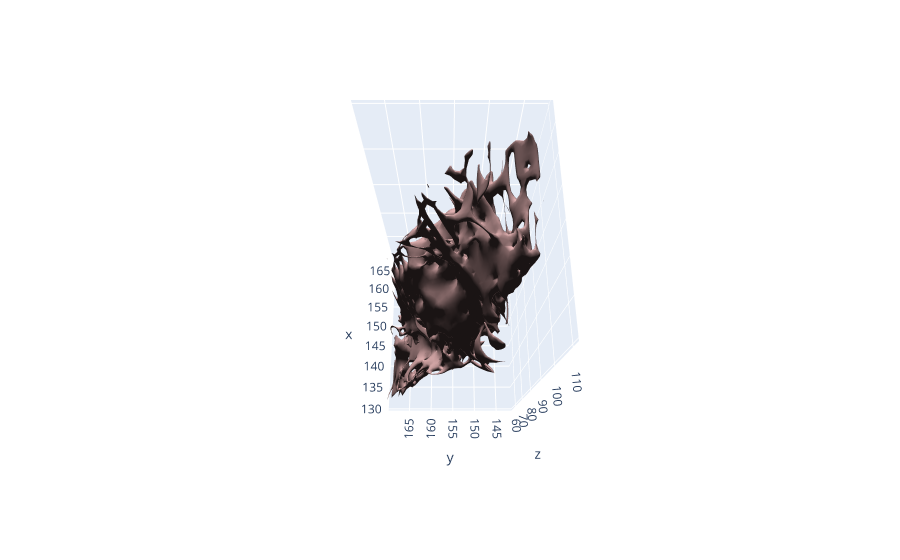

Here is the notebook cell this chart was saved with:
### Code cell
# Displays bucket file
m = dtx.convert.bucket_to_mesh(bucket[0])
cld.draw(m)

### Figure 1 — Plotly figure (JSON) as saved in the notebook; plotly's stock layout.template omitted (floating-point values rounded to 4 significant figures; data arrays with more than 128 entries replaced by an {"elided": "..."} marker saying what was removed)
{"data": [{"color": "rgb(255,200,200)", "i": {"elided": "28204 int values"}, "j": {"elided": "28204 int values"}, "k": {"elided": "28204 int values"}, "lighting": {"ambient": 0.1}, "lightposition": {"x": 0, "y": 0, "z": 0}, "opacity": 1, "type": "mesh3d", "x": {"elided": "13936 float values"}, "y": {"elided": "13936 float values"}, "z": {"elided": "13936 float values"}}], "layout": {"legend": {"itemsizing": "constant"}, "scene": {"aspectmode": "data", "camera": {"eye": {"x": -0.8, "y": 0, "z": 2}}}, "title": {"text": ""}}}
